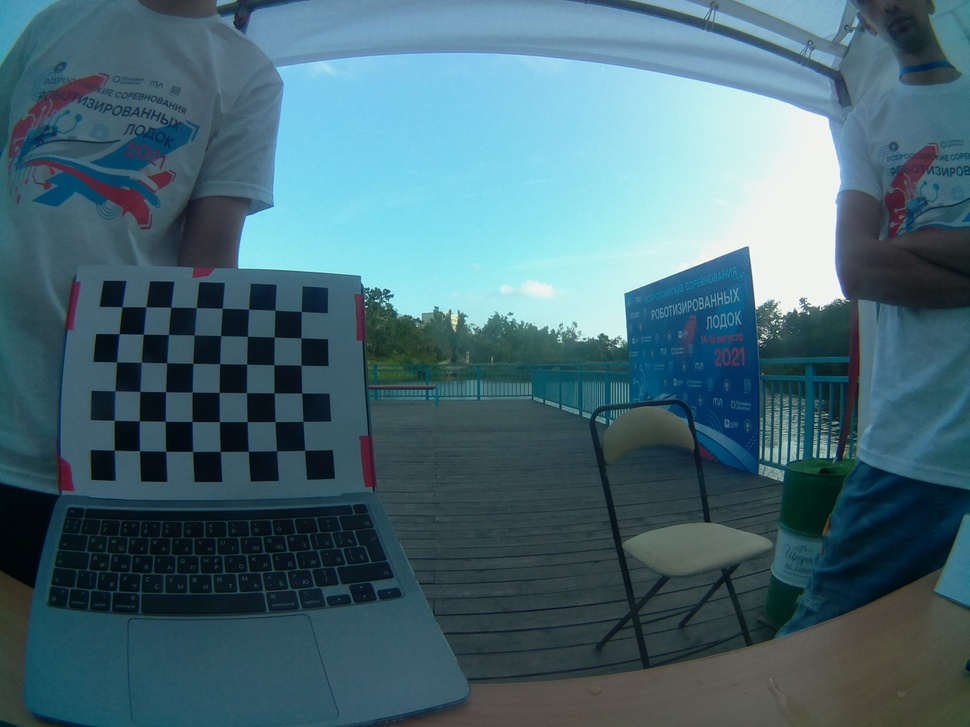
#> input picture camera_calibration/calibration_images/calibration_1.jpg, 970 x 727 px, shrunk from 2592 x 1944 before the run; its folder holds only this picture in this run
$ python main.py
#> lines starting #> are read from the running program, lines starting #| are printed output that depends on the picture; long printed decimals are rounded
import cv2
import numpy as np
import os
import glob

# Определение размеров шахматной доски
CHECKERBOARD = (6, 8)
criteria = (cv2.TERM_CRITERIA_EPS + cv2.TERM_CRITERIA_MAX_ITER, 30, 0.001)
# Создание вектора для хранения векторов трехмерных точек для каждого изображения шахматной доски
objpoints = []
# Создание вектора для хранения векторов 2D точек для каждого изображения шахматной доски
imgpoints = []
# Определение мировых координат для 3D точек
objp = np.zeros((1, CHECKERBOARD[0] * CHECKERBOARD[1], 3), np.float32)
objp[0, :, :2] = np.mgrid[0:CHECKERBOARD[0], 0:CHECKERBOARD[1]].T.reshape(-1, 2)
prev_img_shape = None
# Извлечение пути отдельного изображения, хранящегося в данном каталоге
images = glob.glob('./calibration_images/*.jpg')
print('count images: {}'.format(len(images)))
for fname in images:
    print('image')
    img = cv2.imread(fname)
#> img is the input picture: shape (727, 970, 3); mean B, G, R 116, 104.8, 71.3
    gray = cv2.cvtColor(img, cv2.COLOR_BGR2GRAY)
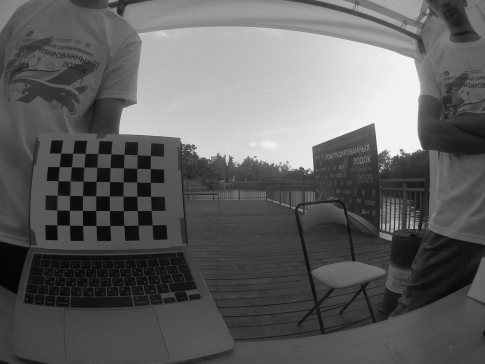
#> gray: shape (727, 970) (shown at 1/2 size); min 2, max 252, mean 96.1
    # Найти углы шахматной доски
    # Если на изображении найдено нужное количество углов, тогда ret = true
    ret, corners = cv2.findChessboardCorners(gray, CHECKERBOARD,
                                             cv2.CALIB_CB_ADAPTIVE_THRESH + cv2.CALIB_CB_FAST_CHECK + cv2.CALIB_CB_NORMALIZE_IMAGE)
#> ret = True; corners = 48 rows, first 8: [114.4, 450.1], [114.5, 420.3], [115.1, 390.8], [116.7, 361.9], [119.1, 333.8], [122.1, 306.6], [139.5, 450.7], [139.3, 420.8]

    """
    Если желаемый номер угла обнаружен,
    уточняем координаты пикселей и отображаем
    их на изображениях шахматной доски
    """
    if ret == True:
        objpoints.append(objp)
        # уточнение координат пикселей для заданных 2d точек.
        corners2 = cv2.cornerSubPix(gray, corners, (8, 6), (-1, -1), criteria)
#> corners2 = 48 rows, first 8: [114.4, 450.2], [114.4, 420.3], [115.1, 390.8], [116.6, 361.9], [119.1, 333.7], [122.1, 306.6], [139.5, 450.7], [139.3, 420.8]

        imgpoints.append(corners2)
        # Нарисовать и отобразить углы
        img = cv2.drawChessboardCorners(img, CHECKERBOARD, corners2, ret)
        # cv2.imshow('img', img)
        # cv2.waitKey(0)
        cv2.drawChessboardCorners(img, (8, 6), corners2, ret)
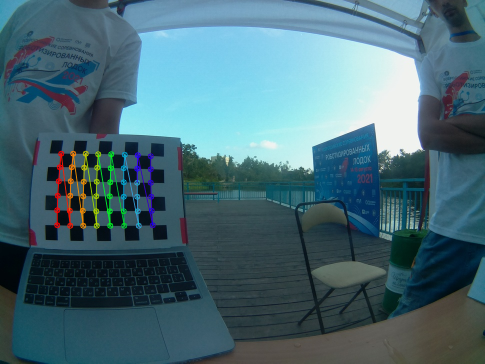
#> img: shape (727, 970, 3) (shown at 1/2 size); mean B, G, R 116.1, 105.5, 72.1
        cv2.imshow('img', img)
    cv2.waitKey(500)
    cv2.imwrite('calibresult1.png', img)

cv2.destroyAllWindows()
h, w = img.shape[:2]
"""
Выполнение калибровки камеры с помощью
Передача значения известных трехмерных точек (объектов)
и соответствующие пиксельные координаты
обнаруженные углы (imgpoints)
"""
ret, mtx, dist, rvecs, tvecs = cv2.calibrateCamera(objpoints, imgpoints, gray.shape[::-1], None, None)
#> ret = 1.38; mtx = [[1851.2, 0, 453.9], [0, 2231.3, 431.2], [0, 0, 1]]; dist = [[10.95, -894.1, 0.173, -0.826, 13729.7]]; rvecs = ([-0.192, 0.314, -1.53],); tvecs = ([-12.77, 0.383, 91.94],)
print("Camera matrix : \n")
print(mtx)
#| [[1.85124652e+03 0.00000000e+00 4.53899383e+02]
#|  [0.00000000e+00 2.23126240e+03 4.31189822e+02]
#|  [0.00000000e+00 0.00000000e+00 1.00000000e+00]]
print("dist : \n")
print(dist)
#| [[ 1.09543179e+01 -8.94082248e+02  1.73038804e-01 -8.26250986e-01
#|    1.37296961e+04]]
print("rvecs : \n")
print(rvecs)
#| (array([[-0.192],
#|        [ 0.3137],
#|        [-1.531]]),)
print("tvecs : \n")
print(tvecs)
#| (array([[-12.765],
#|        [  0.3826],
#|        [ 91.938]]),)

img = cv2.imread(fname)
h,  w = img.shape[:2]
newcameramtx, roi = cv2.getOptimalNewCameraMatrix(mtx, dist, (w, h), 1, (w, h))
#> newcameramtx = [[2884.9, 0, 423.2], [0, 1818.2, 464.4], [0, 0, 1]]; roi = (381, 419, 179, 93)
dst = cv2.undistort(img, mtx, dist, None, newcameramtx)
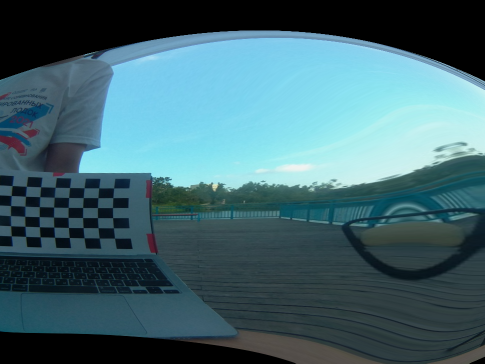
#> dst: shape (727, 970, 3) (shown at 1/2 size); mean B, G, R 110.2, 101.4, 66.4
x, y, w, h = roi
#> x = 381; y = 419; w = 179; h = 93
dst = dst[y:y+h, x:x+w]
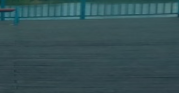
#> dst: shape (93, 179, 3); mean B, G, R 85.2, 80.4, 53.6
print(fname)
cv2.imwrite('calibresult.png', dst)

$ run again, on camera_calibration/calibration_images/calibration_3.jpg
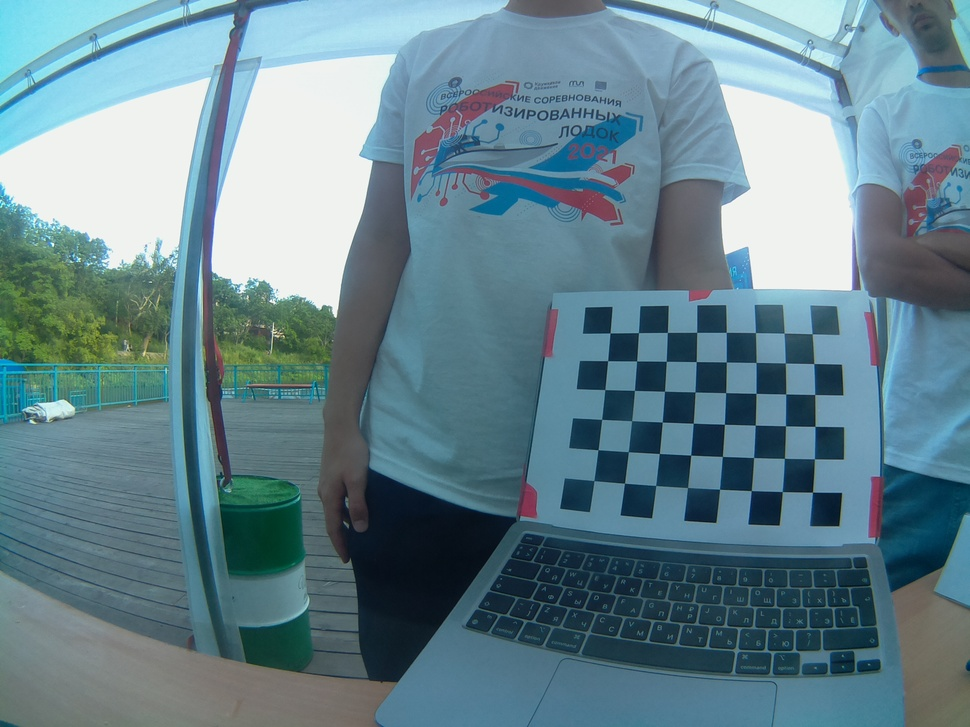
#> input picture camera_calibration/calibration_images/calibration_3.jpg, 970 x 727 px, shrunk from 2592 x 1944 before the run
#> img is the input picture: shape (727, 970, 3); mean B, G, R 142.3, 132, 102
#> `gray = cv2.cvtColor(img, cv2.COLOR_BGR2GRAY)`:
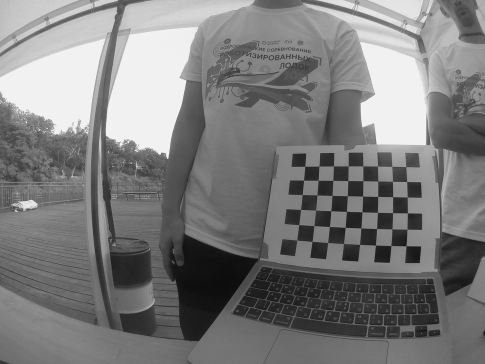
#> gray: shape (727, 970) (shown at 1/2 size); min 9, max 252, mean 124.2
#> `ret, corners = cv2.findChessboardCorners(gray, CHECKERBOARD, cv2.CALIB..`: ret = True; corners = 48 rows, first 8: [593.8, 480.7], [598, 449.7], [601.6, 419.4], [605, 389.6], [607.6, 360.7], [610, 332.9], [624.5, 483.2], [628.2, 451.7]
#> corners2 = 48 rows, first 8: [593.9, 480.6], [598, 449.7], [601.6, 419.4], [604.8, 389.6], [607.6, 360.7], [610, 332.9], [624.5, 483.2], [628.3, 451.7]
#> `ret, mtx, dist, rvecs, tvecs = cv2.calibrateCamera(objpoints, imgpoint..`: ret = 0.856; mtx = [[1437.4, 0, 460.3], [0, 4854, 389.8], [0, 0, 1]]; dist = [[4.98, -149.3, -0.0155, 0.218, 1100.4]]; rvecs = ([-1.06, -0.806, -1.22],); tvecs = ([4.9, 1.01, 56.83],)
#| [[1.43737285e+03 0.00000000e+00 4.60275074e+02]
#|  [0.00000000e+00 4.85398258e+03 3.89818388e+02]
#|  [0.00000000e+00 0.00000000e+00 1.00000000e+00]]
#| [[ 4.98029337e+00 -1.49302669e+02 -1.55208895e-02  2.18357243e-01
#|    1.10041605e+03]]
#| (array([[-1.061],
#|        [-0.806],
#|        [-1.221]]),)
#| (array([[ 4.896],
#|        [ 1.006],
#|        [56.832]]),)
#> newcameramtx = [[1524.5, 0, 562.1], [0, 4384.4, 381.9], [0, 0, 1]]; roi = (37, 121, 906, 500)
#> `x, y, w, h = roi`: x = 37; y = 121; w = 906; h = 500
#> `dst = dst[y:y+h, x:x+w]`:
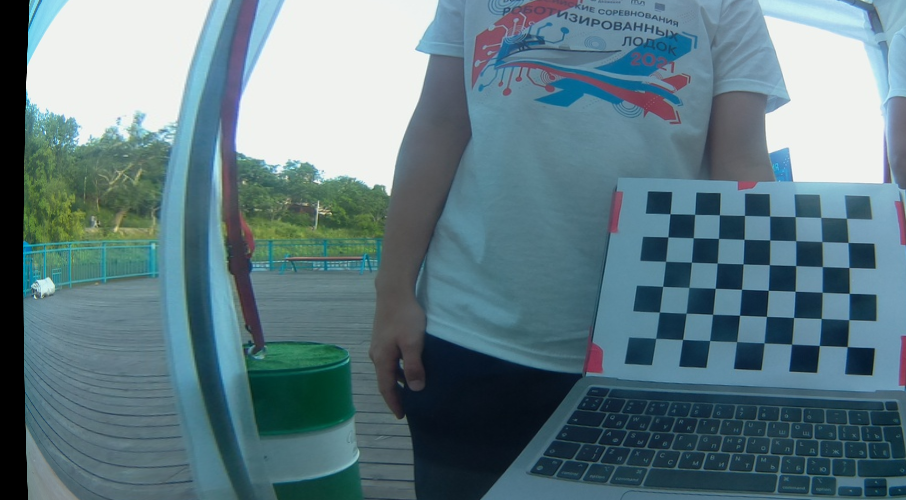
#> dst: shape (500, 906, 3); mean B, G, R 131.6, 123.3, 96.1

$ run again, on camera_calibration/calibration_images/calibration_4.jpg
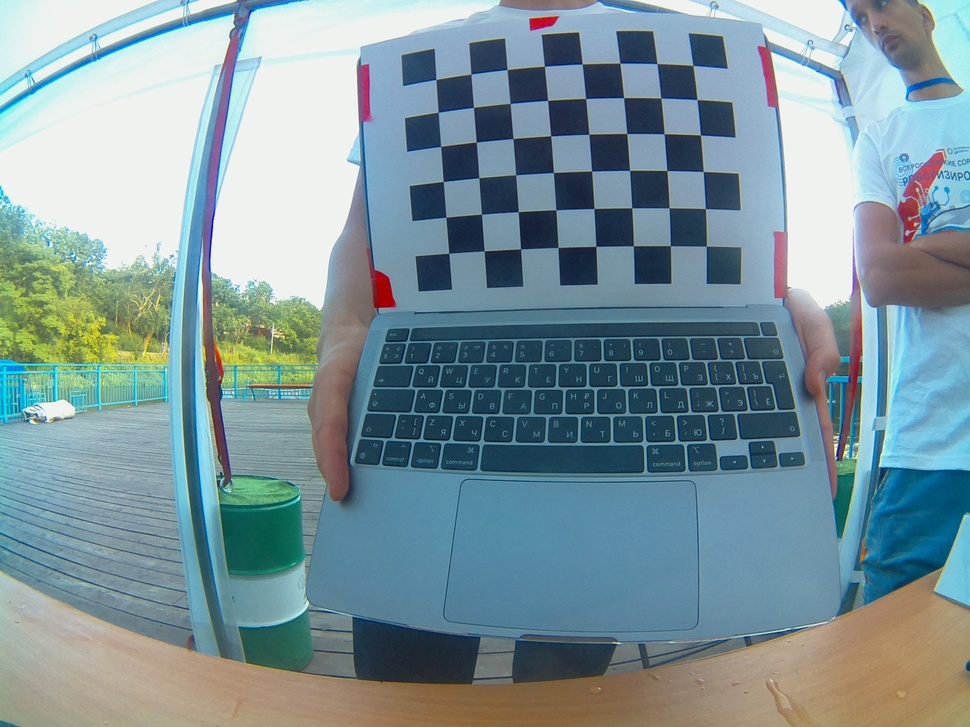
#> input picture camera_calibration/calibration_images/calibration_4.jpg, 970 x 727 px, shrunk from 2592 x 1944 before the run
#> img is the input picture: shape (727, 970, 3); mean B, G, R 154.9, 148.5, 124.8
#> `gray = cv2.cvtColor(img, cv2.COLOR_BGR2GRAY)`:
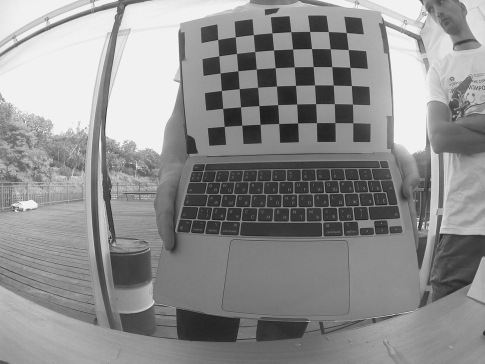
#> gray: shape (727, 970) (shown at 1/2 size); min 15, max 253, mean 142.1
#> `ret, corners = cv2.findChessboardCorners(gray, CHECKERBOARD, cv2.CALIB..`: ret = True; corners = 48 rows, first 8: [693, 65.48], [697, 99.51], [700.4, 135], [703.2, 171.5], [705.4, 208.6], [706.3, 245.8], [656.8, 63.55], [661, 98.06]
#> corners2 = 48 rows, first 8: [692.9, 65.43], [697, 99.51], [700.5, 135], [703.2, 171.5], [705.4, 208.6], [706.3, 246.1], [656.9, 63.58], [660.8, 98.09]
#> `ret, mtx, dist, rvecs, tvecs = cv2.calibrateCamera(objpoints, imgpoint..`: ret = 0.721; mtx = [[2177.9, 0, 475.8], [0, 2751, 395.3], [0, 0, 1]]; dist = [[-6.36, 40.84, -0.0696, 0.241, -626.8]]; rvecs = ([0.629, -0.415, 1.44],); tvecs = ([5.6, -7.09, 54.72],)
#| [[2.17788542e+03 0.00000000e+00 4.75832232e+02]
#|  [0.00000000e+00 2.75100785e+03 3.95300588e+02]
#|  [0.00000000e+00 0.00000000e+00 1.00000000e+00]]
#| [[-6.36446018e+00  4.08397472e+01 -6.96490403e-02  2.40662441e-01
#|   -6.26798893e+02]]
#| (array([[ 0.6293],
#|        [-0.4153],
#|        [ 1.439 ]]),)
#| (array([[ 5.597],
#|        [-7.086],
#|        [54.720]]),)
#> newcameramtx = [[2177.9, 0, 475.8], [0, 2106.8, 390.9], [0, 0, 1]]; roi = (0, 88, 969, 556)
#> `x, y, w, h = roi`: x = 0; y = 88; w = 969; h = 556
#> `dst = dst[y:y+h, x:x+w]`:
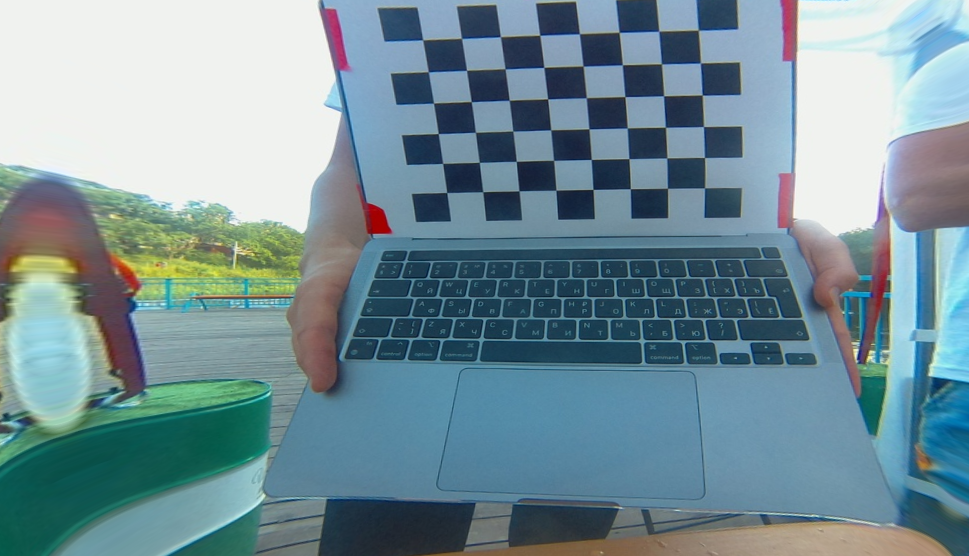
#> dst: shape (556, 969, 3); mean B, G, R 152.3, 143.7, 117.3
